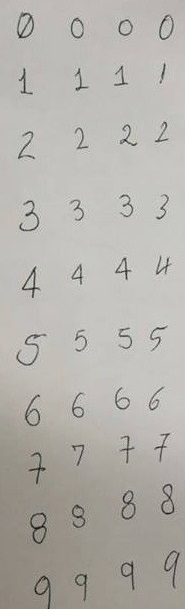
%> input picture Matlab/entrena.jpg, 185 x 609 px
$ octave entrenamiento.m   (GNU Octave 9; MATLAB toolbox functions it lacks are replaced by stand-ins)
%> lines starting %> are read from the running program, lines starting %| are printed output that depends on the picture; in (x1, y1, x2, y2) boxes, pixels count from 0 and x2, y2 are one past the last pixel; in counts of white or black regions, pixels touching at a corner belong together; the program's own positions count from 1
### Matlab/invmoments.m
function phi = invmoments(F)
%INVMOMENTS Compute invariant moments of image.
%   PHI = INVMOMENTS(F) computes the moment invariants of the image
%   F. PHI is a seven-element row vector containing the moment
%   invariants as defined in equations (11.3-17) through (11.3-23) of
%   Gonzalez and Woods, Digital Image Processing, 2nd Ed.
%
%   F must be a 2-D, real, nonsparse, numeric or logical matrix.

%   Copyright 2002-2004 R. C. Gonzalez, R. E. Woods, & S. L. Eddins
%   Digital Image Processing Using MATLAB, Prentice-Hall, 2004
%   $Revision: 1.5 $  $Date: 2003/11/21 14:39:19 $

if (ndims(F) ~= 2) | issparse(F) | ~isreal(F) | ~(isnumeric(F) | ...
                                                    islogical(F))
   error(['F must be a 2-D, real, nonsparse, numeric or logical ' ...
          'matrix.']);
end

F = double(F);

phi = compute_phi(compute_eta(compute_m(F)));

%-------------------------------------------------------------------%
function m = compute_m(F)

[M, N] = size(F);
[x, y] = meshgrid(1:N, 1:M);

% Turn x, y, and F into column vectors to make the summations a bit
% easier to compute in the following.
x = x(:);
y = y(:);
F = F(:);

% DIP equation (11.3-12)
m.m00 = sum(F);
% Protect against divide-by-zero warnings.
if (m.m00 == 0)
   m.m00 = eps;
end
% The other central moments:
m.m10 = sum(x .* F);
m.m01 = sum(y .* F);
m.m11 = sum(x .* y .* F);
m.m20 = sum(x.^2 .* F);
m.m02 = sum(y.^2 .* F);
m.m30 = sum(x.^3 .* F);
m.m03 = sum(y.^3 .* F);
m.m12 = sum(x .* y.^2 .* F);
m.m21 = sum(x.^2 .* y .* F);

%-------------------------------------------------------------------%
function e = compute_eta(m)

% DIP equations (11.3-14) through (11.3-16).

xbar = m.m10 / m.m00;
ybar = m.m01 / m.m00;

e.eta11 = (m.m11 - ybar*m.m10) / m.m00^2;
e.eta20 = (m.m20 - xbar*m.m10) / m.m00^2;
e.eta02 = (m.m02 - ybar*m.m01) / m.m00^2;
e.eta30 = (m.m30 - 3 * xbar * m.m20 + 2 * xbar^2 * m.m10) / m.m00^2.5;
e.eta03 = (m.m03 - 3 * ybar * m.m02 + 2 * ybar^2 * m.m01) / m.m00^2.5;
e.eta21 = (m.m21 - 2 * xbar * m.m11 - ybar * m.m20 + ...
           2 * xbar^2 * m.m01) / m.m00^2.5;
e.eta12 = (m.m12 - 2 * ybar * m.m11 - xbar * m.m02 + ...
           2 * ybar^2 * m.m10) / m.m00^2.5;

%-------------------------------------------------------------------%
function phi = compute_phi(e)

% DIP equations (11.3-17) through (11.3-23).

phi(1) = e.eta20 + e.eta02;
phi(2) = (e.eta20 - e.eta02)^2 + 4*e.eta11^2;
phi(3) = (e.eta30 - 3*e.eta12)^2 + (3*e.eta21 - e.eta03)^2;
phi(4) = (e.eta30 + e.eta12)^2 + (e.eta21 + e.eta03)^2;
phi(5) = (e.eta30 - 3*e.eta12) * (e.eta30 + e.eta12) * ...
         ( (e.eta30 + e.eta12)^2 - 3*(e.eta21 + e.eta03)^2 ) + ...
         (3*e.eta21 - e.eta03) * (e.eta21 + e.eta03) * ...
         ( 3*(e.eta30 + e.eta12)^2 - (e.eta21 + e.eta03)^2 );
phi(6) = (e.eta20 - e.eta02) * ( (e.eta30 + e.eta12)^2 - ...
                                 (e.eta21 + e.eta03)^2 ) + ...
         4 * e.eta11 * (e.eta30 + e.eta12) * (e.eta21 + e.eta03);
phi(7) = (3*e.eta21 - e.eta03) * (e.eta30 + e.eta12) * ...
         ( (e.eta30 + e.eta12)^2 - 3*(e.eta21 + e.eta03)^2 ) + ...
         (3*e.eta12 - e.eta30) * (e.eta21 + e.eta03) * ...
         ( 3*(e.eta30 + e.eta12)^2 - (e.eta21 + e.eta03)^2 );

### Matlab/entrenamiento.m
clear all
clc


RGB=imread('entrena.jpg');
%> RGB is the input picture: size 609x185x3 uint8; mean R, G, B 180.6, 178, 172.5
G=rgb2gray(RGB);
B=~imbinarize(G,'adaptive','Sensitivity',0.7);
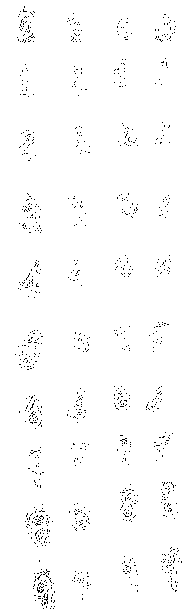
%> B: size 609x185 logical; 98.5% white; black in thin lines or dots, all inside (x1, y1, x2, y2) = (15, 6, 182, 609)

EE = strel('disk',9);


Bc = imclose(B,EE);
%> Bc: size 609x185 logical; every value is 1


figure(1)
subplot(1,4,1)
imshow(RGB)

subplot(1,4,2)
imshow(G)

subplot(1,4,3)
imshow(Bc)

subplot(1,4,4)
imshow(B)
hold on


[L N]=bwlabel(Bc);
%> L: size 609x185 double; every value is 1
%> N = 1
DATA =zeros(N,8);

for i=1:N
    S=L==i;
    C=regionprops(S,'Image','BoundingBox');

%     figure(2)
%     imshow(C.Image,'InitialMagnification','fit')
%     pause(0.2)
    rectangle('Position',C.BoundingBox,'EdgeColor','y','LineWidth',2)
    pause(0.2)
    Sr=imcrop(B,C.BoundingBox);
    M=invmoments(Sr);
    DATA(i,1:7)= M;
    figure(2)
    imshow(Sr)
    pause(0.2)

    V= input('Numero : ');
    DATA(i,8)= V;
end
%> this loop made 1 pass; the answer given on pass 1: 3
%> C on pass 1: {BoundingBox [0.5 0.5 185 609]}
%> after the loop, DATA = [0.303 0.0635 8.3e-07 8.94e-07 7.68e-13 2.25e-07 -6.81e-14 3]
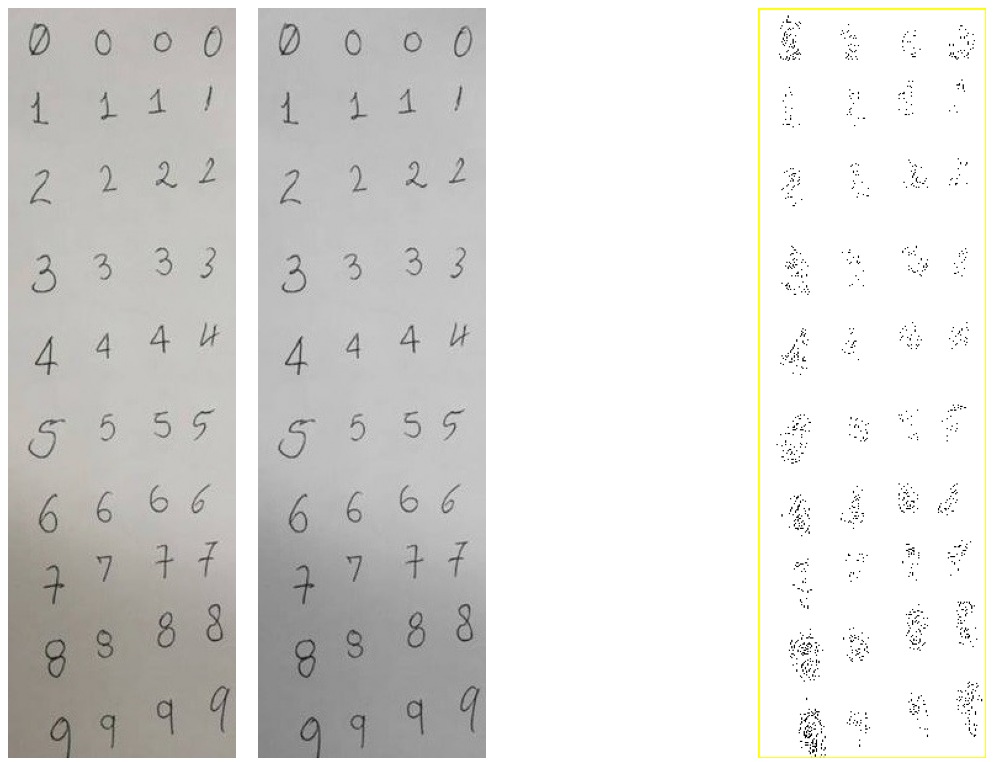
%> figure redrawn from the program's plot data, 4 panels
